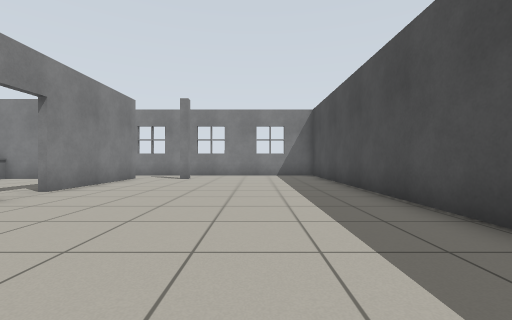
View 1 (above)

17 first-person views from a walk through a world built for the Gazebo simulator. The camera is 0.72 m above the floor, looks level and sees 90° across. The floor is counted in squares, 1 m on a side. Each view is taken from the middle of a square. On the plan, view 1 faces up. The plan holds only what a view shows up to about 9 squares ahead; the rest is blank.

View 2
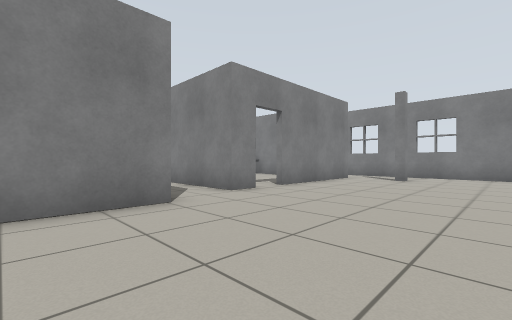

View 3
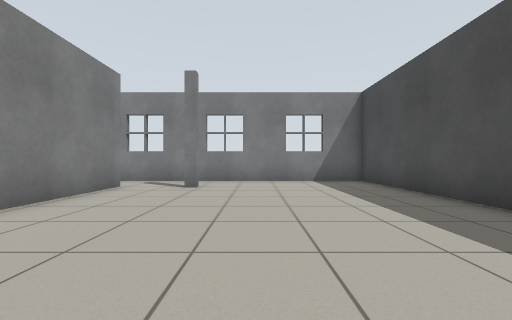

View 4
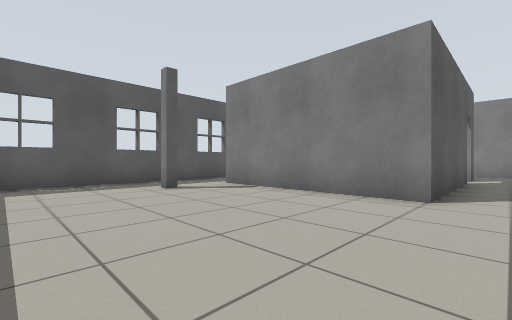

View 5
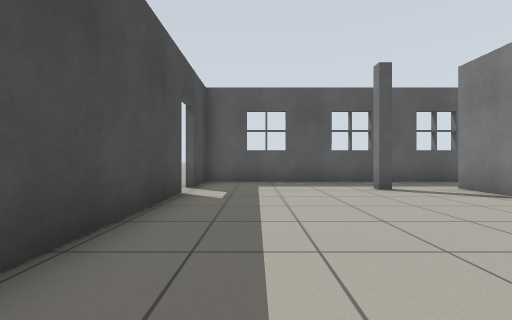

View 6
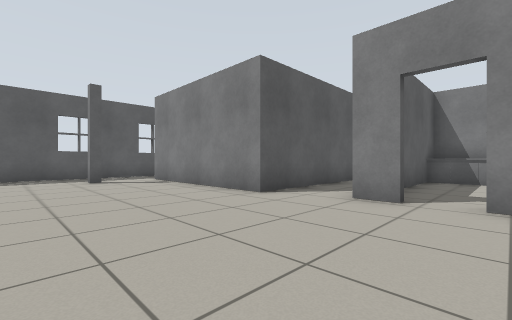

View 7
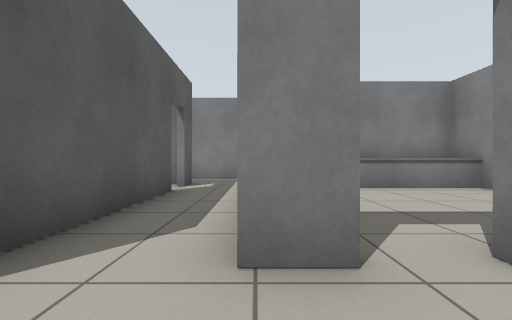

View 8
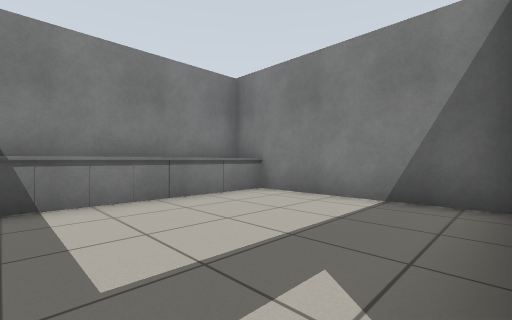

View 9
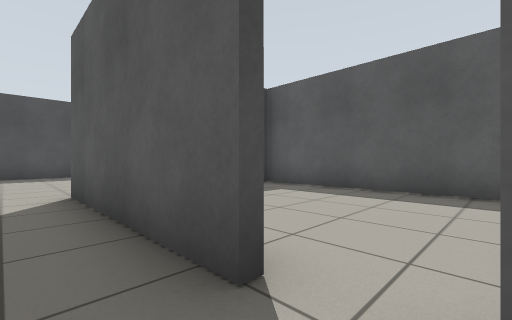

View 10
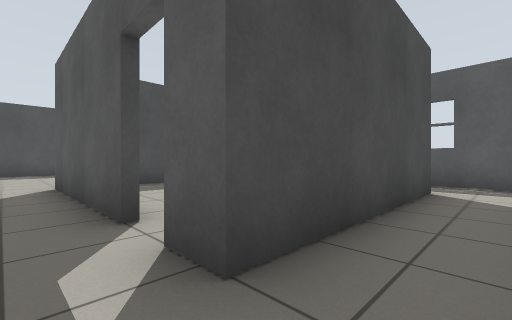

View 11
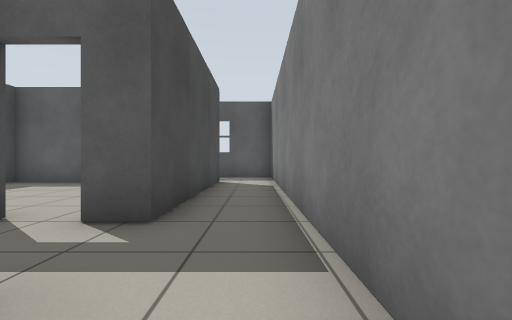

View 12
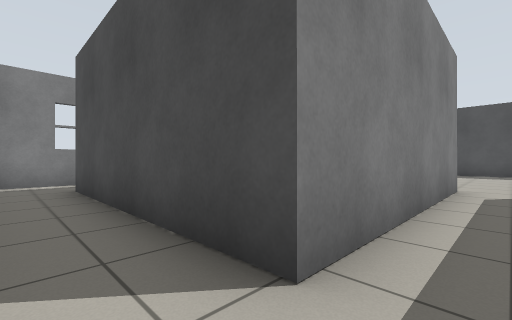

View 13
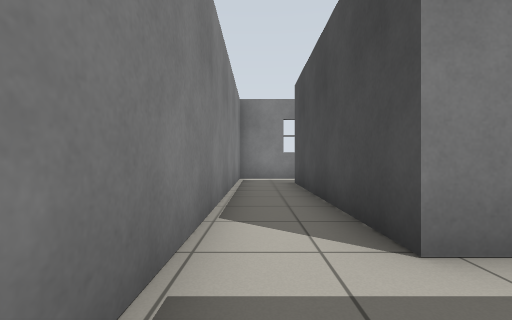

View 14
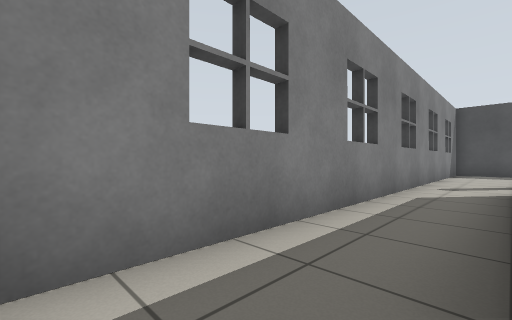

View 15
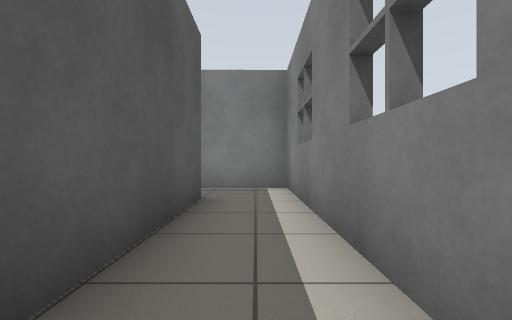

View 16
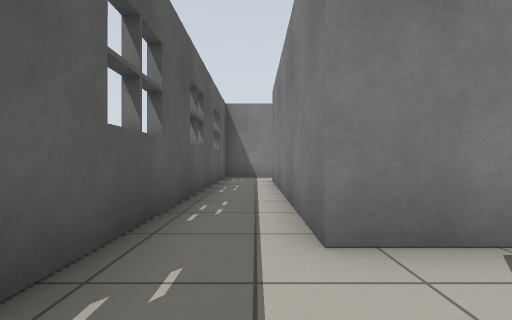

View 17
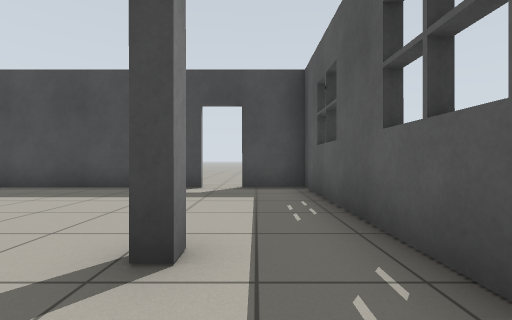

### Floor plan
Ten units are one square. View 1 is at (0, 0); x grows to the right and y downward. Boxes are objects, and circles mark ways between rooms. Rooms are numbered by the first view taken in them; rooms with no view inside come last. Other rooms are left out.
<svg viewBox="-131 -123 166 181">
<path fill="none" stroke="#000" d="M-41 -20 -41 34M-47 -48 -47 -39M-47 -100 -47 -58M-24 32 -19 32M26 26 26 -118 -44 -118M-36 53 26 53 26 36M-90 -20 -41 -20M-126 -34 -126 38M-47 -39 -108 -39M-108 35 -108 -20 -99 -20M-44 -118 -126 -118 -126 -34M-108 -39 -108 -100 -70 -100M-41 34 -104 34M-120 53 -36 53M-43 6 -43 -1M-99 32 -42 32M-101 -41 -71 -41M-50 -98 -106 -98 -106 -40M-96 -99 -96 -40"/>
<circle cx="-40" cy="-30" r="3" fill="#2a7"/>
<circle cx="-50" cy="-110" r="3" fill="#2a7"/>
<circle cx="-30" cy="40" r="3" fill="#2a7"/>
<circle cx="-50" cy="-50" r="3" fill="#2a7"/>
<circle cx="-120" cy="-40" r="3" fill="#2a7"/>
<circle cx="-120" cy="30" r="3" fill="#2a7"/>
<circle cx="-90" cy="-20" r="3" fill="#2a7"/>
<text x="-10" y="-40">1</text>
<text x="-100" y="-30">2</text>
<text x="-100" y="-110">3</text>
<text x="-80" y="40">4</text>
<text x="-70" y="10">5</text>
<text x="-80" y="-70">6</text>
</svg>
Room 1 opens to room 2. Room 1 opens to room 3. Room 1 opens to room 4. Room 1 opens to room 6. Room 2 opens to room 3. Room 2 opens to room 4. Room 2 opens to room 5.

Where each view was taken, in squares from view 1:
view 1: 0 up, 0 right, facing up
view 2: 0 up, 0 right, facing up-left
view 3: 3 up, 1 left, facing up
view 4: 3 up, 1 right, facing down-left
view 5: 3 up, 1 right, facing down
view 6: 6 up, 0 right, facing down-left
view 7: 4 up, 3 left, facing left
view 8: 5 up, 5 left, facing up-left
view 9: 3 up, 10 left, facing down-right
view 10: 3 up, 12 left, facing down-right
view 11: 5 up, 12 left, facing down
view 12: 3 up, 12 left, facing up-right
view 13: 2 up, 12 left, facing up
view 14: 10 up, 12 left, facing up-right
view 15: 11 up, 6 left, facing left
view 16: 4 down, 2 left, facing left
view 17: 4 down, 4 left, facing right
